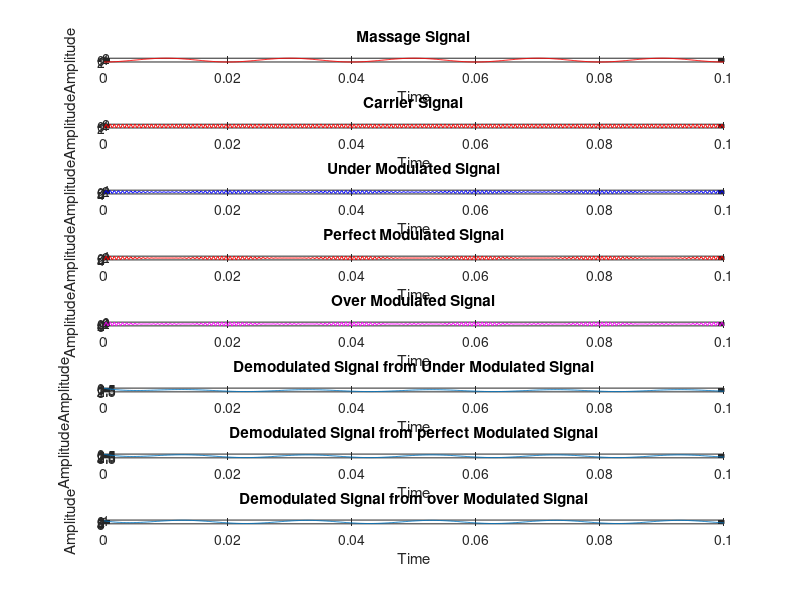

Recreate this plot in MATLAB.
clc;
close all;
fs=8000;
fm=50;
fc=1500;
Am=2;
Ac=2;
t=[0:0.1*fs]/fs;
m=Am*cos(2*pi*fm*t); % Massage Signal:
c=Ac*cos(2*pi*fc*t); % Carriar Signal:
subplot(8,1,1)
plot(t,m,'r')
title('Massage Signal')
xlabel('Time')
ylabel('Amplitude')
subplot(8,1,2)
plot(t,c,'r')
title('Carrier Signal')
xlabel('Time')
ylabel('Amplitude')
ums=Ac*(1+(.3*Am)*cos(2*pi*fm*t)).*cos(2*pi*fc*t); % Under Modulated Signal:
subplot(8,1,3)
plot(t,ums,'b')
title('Under Modulated Signal')
xlabel('Time')
ylabel('Amplitude')
pms=Ac*(1+(.5*Am)*cos(2*pi*fm*t)).*cos(2*pi*fc*t); % Perfect Modulated Signal:
subplot(8,1,4)
plot(t,pms,'r')
title('Perfect Modulated Signal')
xlabel('Time')
ylabel('Amplitude')
oms=Ac*(1+(1*Am)*cos(2*pi*fm*t)).*cos(2*pi*fc*t); % Over Modulated Signal:
subplot(8,1,5)
plot(t,oms,'m')
title('Over Modulated Signal')
xlabel('Time')
ylabel('Amplitude')
[b,a]=butter(1,0.01,'low');
% Demodulated Signal from Under Modulated Signal:
ums1= ums.*c;
dums=filter(b,a,ums1);
subplot(8,1,6)
plot(t,dums)
title('Demodulated Signal from Under Modulated Signal')
xlabel('Time')
ylabel('Amplitude')
% Demodulated Signal from perfect Modulated Signal:
pms1= pms.*c;
dpms=filter(b,a,pms1);
subplot(8,1,7)
plot(t,dpms)
title('Demodulated Signal from perfect Modulated Signal')
xlabel('Time')
ylabel('Amplitude')
% Demodulated Signal from over Modulated Signal:
oms1= oms.*c;
doms=filter(b,a,oms1);
subplot(8,1,8)
plot(t,doms)
title('Demodulated Signal from over Modulated Signal')
xlabel('Time')
ylabel('Amplitude')
